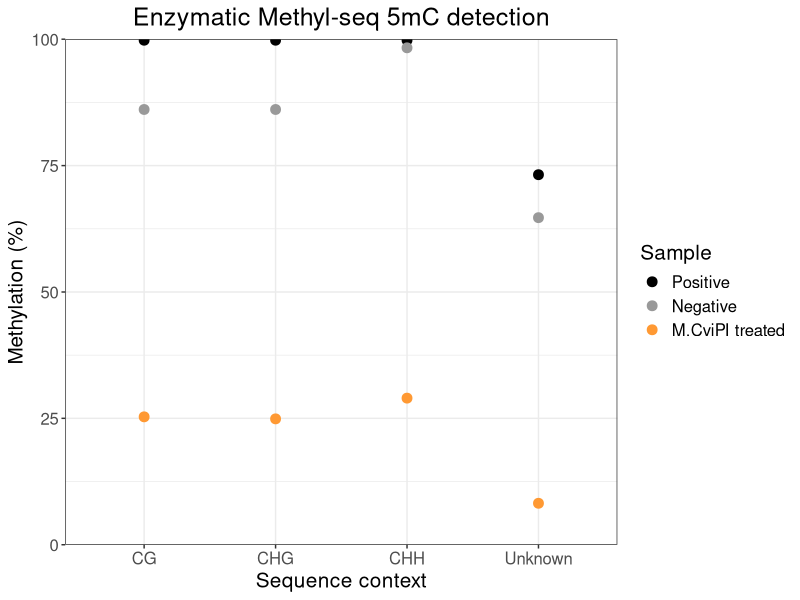
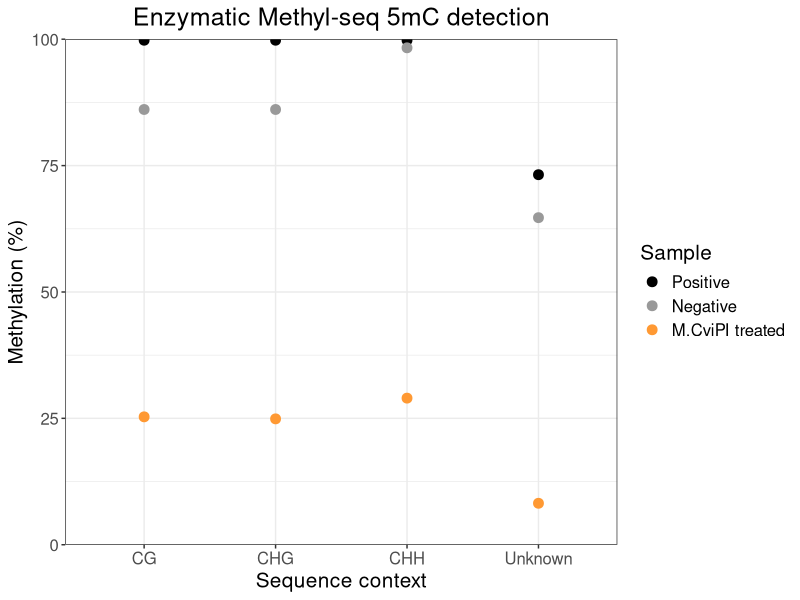

These charts were generated, in order, by the following R code:
# Script to plot 5mC EM-seq data
# Written by Heather Jeffery
# 23rd December 2020

library(ggplot2)

setwd("~/Documents/PhD/")

data <- data.frame(c("Positive", "Positive", "Positive", "Positive",
                     "Negative", "Negative", "Negative", "Negative", 
                     "M.CviPI treated", "M.CviPI treated", "M.CviPI treated", "M.CviPI treated"), 
                   c("CG", "CHG","CHH", "Unknown",
                     "CG", "CHG","CHH", "Unknown",
                     "CG", "CHG","CHH", "Unknown"), 
                   c(99.8, 99.8, 99.8, 73.2, 
                     86.1, 86.1, 98.3, 64.7, 
                     25.3, 24.9, 29.0, 8.2))
colnames(data) <- c("Sample", "Sequence_context", "Methylation")
data$Sample <- factor(data$Sample, levels = unique(data$Sample))
#data$Sequence_context <- factor(data$Sequence_context, 
#                                levels = data$Sequence_context )
print(data)

p <- ggplot(data, aes(x = Sequence_context, y =Methylation, colour= Sample)) + 
  #geom_line(aes(colour = Sequence_context)) +
  geom_point(aes(colour= Sample), size = 3) +
  scale_colour_manual(values = c("#000000", "#999999", "#FF9933")) + 
  labs(title = "Enzymatic Methyl-seq 5mC detection", x = "Sequence context", y = "Methylation (%)") +
  scale_y_continuous(expand = c(0,0), limits = c(0, 100)) +
  theme_bw() + 
  theme(plot.title = element_text(hjust = 0.5)) + 
  theme(text = element_text(size = 15))

print(p) 
ggsave("5mC_EM-seq.png", width = 7)

